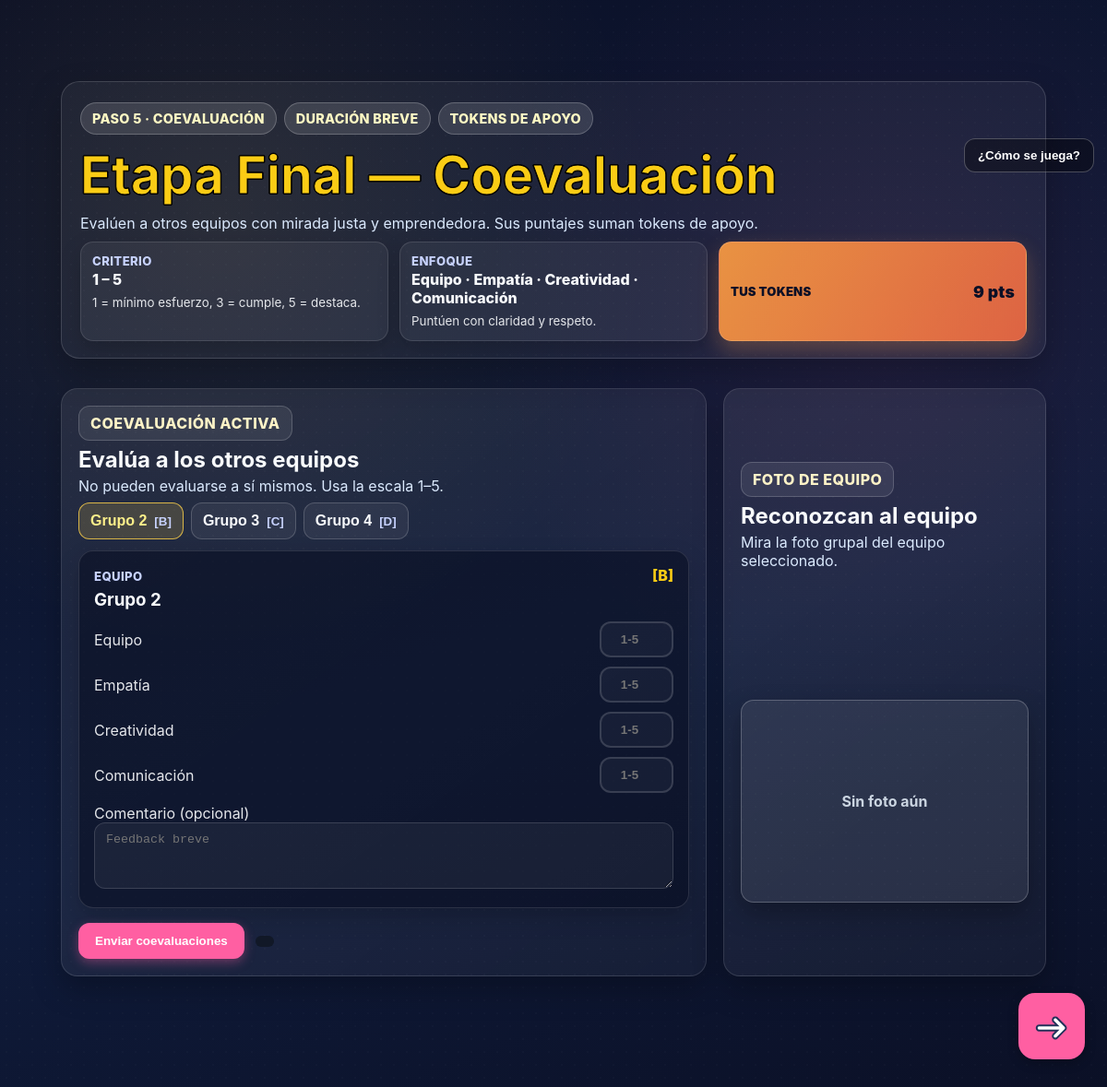
Page /etapa-final/ (signed in) on the committed database.
### etapasJuego/models.py (models this page shows, shortened)
class Team(models.Model):
    nombre = models.CharField(max_length=100)
    sesion = models.ForeignKey(GameSession, on_delete=models.CASCADE, related_name="equipos")
    codigo_grupo = models.CharField(max_length=1)
    tokens_empatia = models.PositiveIntegerField(default=0)
    tokens_creatividad = models.PositiveIntegerField(default=0)
    tokens_evaluacion = models.PositiveIntegerField(default=0)
    tokens_totales = models.PositiveIntegerField(default=0)
    tablet = models.OneToOneField(
        "Tablet",
        related_name="team",
        on_delete=models.SET_NULL,
        null=True,
        blank=True,
    )

### etapaFinal/views.py (the view)
# urls.py: path("", views.coevaluacion_home, name="home"),
def coevaluacion_home(request):
    sesion, team = get_or_create_team_for_request(request)
    equipos_a_evaluar = (
        Team.objects.filter(sesion=sesion)
        .exclude(id=team.id)
        .select_related("proyecto")
    )
    project = getattr(team, "proyecto", None)
    return render(
        request,
        "etapaFinal/index.html",
        {
            "sesion": sesion,
            "team_actual": team,
            "equipos_a_evaluar": equipos_a_evaluar,
            "project": project,
        },
    )

### etapasJuego/context.py (called while the page is built, shortened)
def get_current_gamesession() -> GameSession | None:
    sesion = GameSession.objects.order_by("-id").first()
    if sesion is not None:
        return sesion

def get_or_create_team_for_request(request) -> tuple[GameSession, Team]:
    if not request.session.session_key:
        request.session.create()
    session_key = request.session.session_key
    tablet_id = request.session.get("tablet_id")
    team_id = request.session.get("team_id")
    if tablet_id:
        tablet = Tablet.objects.filter(id=tablet_id).select_related("sesion").first()
    sesion = get_current_gamesession()
    team = None
    if team_id:
        team = Team.objects.filter(id=team_id, sesion=sesion).first()
    if team is None:
        team, _ = Team.objects.get_or_create(
            sesion=sesion,
            codigo_grupo="A",  # valor placeholder legacy
            defaults={
                "nombre": f"Equipo {session_key[:5]}",
            },
        )
        request.session["team_id"] = team.id
        request.session.modified = True
    return sesion, team

### etapaFinal/templates/etapaFinal/index.html (shortened to what this page needs)
{% load static %}
<!doctype html>
<html lang="es">
<head>
  <link rel="stylesheet" href="{% static 'etapaFinal/css/etapaFinal.css' %}">
</head>
<body class="theme-login">
  <div class="app-noise"></div>
  <button type="button" class="howto-btn" onclick="document.getElementById('howto-overlay').classList.add('is-open')">¿Cómo se juega?</button>
  <div class="ws-container">
    <header class="ef-hero">
      <div class="ef-hero-meta">
        <span class="ef-chip">Paso 5 · Coevaluación</span>
        <span class="ef-chip">Duración breve</span>
        <span class="ef-chip">Tokens de apoyo</span>
      </div>
      <h1 class="ef-hero-title">Etapa Final — Coevaluación</h1>
      <p class="ef-hero-subtitle">Evalúen a otros equipos con mirada justa y emprendedora. Sus puntajes suman tokens de apoyo.</p>
      <div class="ef-meta-grid">
        <div class="ef-meta-card">
          <p class="ef-meta-label">Criterio</p>
          <p class="ef-meta-value">1 – 5</p>
          <small>1 = mínimo esfuerzo, 3 = cumple, 5 = destaca.</small>
        </div>
        <div class="ef-meta-card">
          <p class="ef-meta-label">Enfoque</p>
          <p class="ef-meta-value">Equipo · Empatía · Creatividad · Comunicación</p>
          <small>Puntúen con claridad y respeto.</small>
        </div>
        {% if team_actual %}
        <div class="ef-token-counter ef-meta-token" aria-live="polite">
          <span class="ef-token-label">Tus tokens</span>
          <span class="ef-token-value">{{ team_actual.tokens_totales|default:0 }} pts</span>
        </div>
        {% endif %}
      </div>
    </header>
    <section class="ef-layout">
      <form id="ef-form" class="ef-panel" data-save-url="{% url 'etapaFinal:save_coevaluacion' %}">
        <div class="ef-panel-head">
          <div>
            <p class="ef-tag">Coevaluación activa</p>
            <h2>Evalúa a los otros equipos</h2>
            <p class="ef-tagline">No pueden evaluarse a sí mismos. Usa la escala 1–5.</p>
          </div>
        </div>
        {% if equipos_a_evaluar %}
          <div class="ef-team-selector" role="tablist" aria-label="Equipos para coevaluar">
            {% for equipo in equipos_a_evaluar %}
              <button
                type="button"
                class="ef-team-btn {% if forloop.first %}is-active{% endif %}"
                data-equipo-id="{{ equipo.id }}"
                data-foto-url="{% if equipo.proyecto and equipo.proyecto.foto_grupal %}{{ equipo.proyecto.foto_grupal.url }}{% endif %}"
                aria-selected="{% if forloop.first %}true{% else %}false{% endif %}"
              >
                <span class="ef-team-name">{{ equipo.nombre }}</span>
                <span class="ef-team-code">[{{ equipo.codigo_grupo }}]</span>
              </button>
            {% endfor %}
          </div>
          <div class="ef-eval-stack">
            {% for equipo in equipos_a_evaluar %}
              <article
                class="ef-eval-card {% if not forloop.first %}is-hidden{% endif %}"
                data-equipo-id="{{ equipo.id }}"
                data-foto-url="{% if equipo.proyecto and equipo.proyecto.foto_grupal %}{{ equipo.proyecto.foto_grupal.url }}{% endif %}"
              >
                <header class="ef-eval-header">
                  <div class="ef-eval-meta">
                    <p class="ef-card-tag">Equipo</p>
                    <h3 class="ef-card-title">{{ equipo.nombre }}</h3>
                  </div>
                  <div class="ef-eval-code">[{{ equipo.codigo_grupo }}]</div>
                </header>
                <div class="ef-eval-body">
                  <div class="ef-score-row">
                    <label class="ef-label">Equipo</label>
                    <input type="number" min="1" max="5" class="ef-score" data-field="puntaje_equipo" placeholder="1-5" required>
                  </div>
                  <div class="ef-score-row">
                    <label class="ef-label">Empatía</label>
                    <input type="number" min="1" max="5" class="ef-score" data-field="puntaje_empatia" placeholder="1-5" required>
                  </div>
                  <div class="ef-score-row">
                    <label class="ef-label">Creatividad</label>
                    <input type="number" min="1" max="5" class="ef-score" data-field="puntaje_creatividad" placeholder="1-5" required>
                  </div>
                  <div class="ef-score-row">
                    <label class="ef-label">Comunicación</label>
                    <input type="number" min="1" max="5" class="ef-score" data-field="puntaje_comunicacion" placeholder="1-5" required>
                  </div>
                </div>
                <div class="ef-eval-footer">
                  <label class="ef-field">
                    <span class="ef-label">Comentario (opcional)</span>
                    <textarea class="ef-comment" data-field="comentario" rows="2" placeholder="Feedback breve"></textarea>
                  </label>
                </div>
              </article>
            {% endfor %}
          </div>
        {% else %}
          <p class="ws-empty">No hay otros equipos para evaluar en esta sesión.</p>
        {% endif %}
        <div class="ef-actions">
          <button type="button" id="ef-submit" class="btn btn-primary">Enviar coevaluaciones</button>
          <span id="ef-status" class="ef-status" aria-live="polite"></span>
        </div>
      </form>
      <aside class="ef-panel ef-photo-panel">
        <div class="ef-panel-head">
          <div>
            <p class="ef-tag">Foto de equipo</p>
            <h2>Reconozcan al equipo</h2>
            <p class="ef-tagline">Mira la foto grupal del equipo seleccionado.</p>
          </div>
        </div>
        <div class="photo-viewer">
          {% if equipos_a_evaluar %}
            {% with equipo=equipos_a_evaluar.0 %}
              {% if equipo.proyecto and equipo.proyecto.foto_grupal %}
                <img id="ef-photo-preview" src="{{ equipo.proyecto.foto_grupal.url }}" alt="Foto del equipo seleccionado" class="photo-preview">
              {% else %}
                <div id="ef-photo-preview" class="photo-placeholder">Sin foto aún</div>
              {% endif %}
            {% endwith %}
          {% else %}
            <div class="photo-placeholder">No hay equipos para mostrar.</div>
          {% endif %}
        </div>
      </aside>
    </section>
  </div>
  <a href="{% url 'etapaFinal:final_resultados' %}" class="btn-arrow btn-arrow-right" title="Ir al ranking final">
    <span class="arrow-icon">➜</span>
  </a>
</body>
</html>

### rows in the picture
Team: tokens_totales "9"
Team: nombre "Grupo 2", codigo_grupo "B"
Team: nombre "Grupo 3", codigo_grupo "C"
Team: nombre "Grupo 4", codigo_grupo "D"
